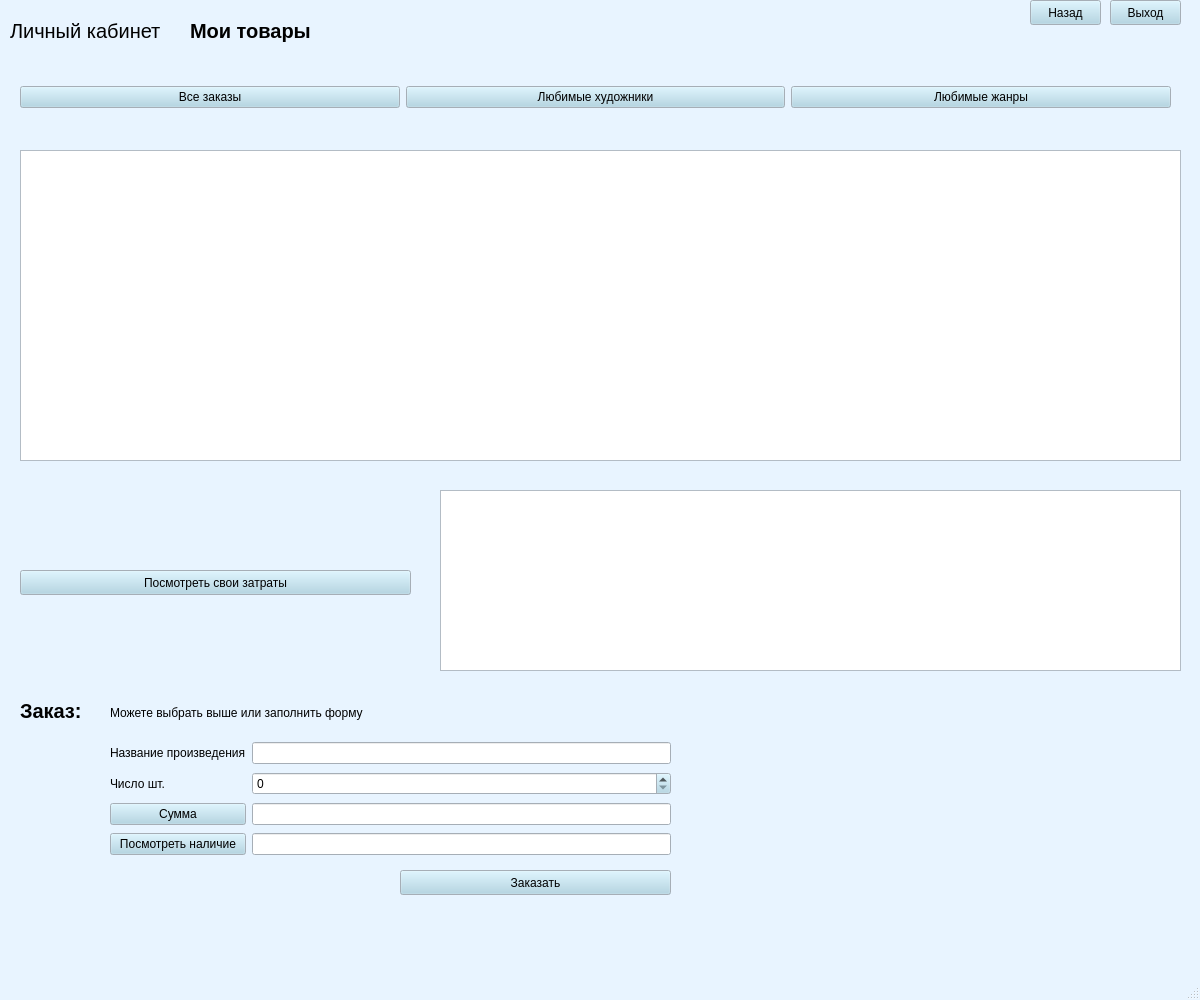
<?xml version="1.0" encoding="UTF-8"?>
<ui version="4.0">
 <class>MainWindow</class>
 <widget class="QMainWindow" name="MainWindow">
  <property name="geometry">
   <rect>
    <x>0</x>
    <y>0</y>
    <width>1200</width>
    <height>1000</height>
   </rect>
  </property>
  <property name="palette">
   <palette>
    <active>
     <colorrole role="WindowText">
      <brush brushstyle="SolidPattern">
       <color alpha="255">
        <red>0</red>
        <green>0</green>
        <blue>0</blue>
       </color>
      </brush>
     </colorrole>
     <colorrole role="Button">
      <brush brushstyle="SolidPattern">
       <color alpha="255">
        <red>169</red>
        <green>210</green>
        <blue>227</blue>
       </color>
      </brush>
     </colorrole>
     <colorrole role="Light">
      <brush brushstyle="SolidPattern">
       <color alpha="255">
        <red>255</red>
        <green>255</green>
        <blue>255</blue>
       </color>
      </brush>
     </colorrole>
     <colorrole role="Midlight">
      <brush brushstyle="SolidPattern">
       <color alpha="255">
        <red>238</red>
        <green>228</green>
        <blue>255</blue>
       </color>
      </brush>
     </colorrole>
     <colorrole role="Dark">
      <brush brushstyle="SolidPattern">
       <color alpha="255">
        <red>110</red>
        <green>101</green>
        <blue>127</blue>
       </color>
      </brush>
     </colorrole>
     <colorrole role="Mid">
      <brush brushstyle="SolidPattern">
       <color alpha="255">
        <red>147</red>
        <green>134</green>
        <blue>170</blue>
       </color>
      </brush>
     </colorrole>
     <colorrole role="Text">
      <brush brushstyle="SolidPattern">
       <color alpha="255">
        <red>0</red>
        <green>0</green>
        <blue>0</blue>
       </color>
      </brush>
     </colorrole>
     <colorrole role="BrightText">
      <brush brushstyle="SolidPattern">
       <color alpha="255">
        <red>255</red>
        <green>255</green>
        <blue>255</blue>
       </color>
      </brush>
     </colorrole>
     <colorrole role="ButtonText">
      <brush brushstyle="SolidPattern">
       <color alpha="255">
        <red>0</red>
        <green>0</green>
        <blue>0</blue>
       </color>
      </brush>
     </colorrole>
     <colorrole role="Base">
      <brush brushstyle="SolidPattern">
       <color alpha="255">
        <red>255</red>
        <green>255</green>
        <blue>255</blue>
       </color>
      </brush>
     </colorrole>
     <colorrole role="Window">
      <brush brushstyle="SolidPattern">
       <color alpha="255">
        <red>232</red>
        <green>244</green>
        <blue>255</blue>
       </color>
      </brush>
     </colorrole>
     <colorrole role="Shadow">
      <brush brushstyle="SolidPattern">
       <color alpha="255">
        <red>0</red>
        <green>0</green>
        <blue>0</blue>
       </color>
      </brush>
     </colorrole>
     <colorrole role="Highlight">
      <brush brushstyle="SolidPattern">
       <color alpha="255">
        <red>221</red>
        <green>202</green>
        <blue>255</blue>
       </color>
      </brush>
     </colorrole>
     <colorrole role="AlternateBase">
      <brush brushstyle="SolidPattern">
       <color alpha="255">
        <red>238</red>
        <green>228</green>
        <blue>255</blue>
       </color>
      </brush>
     </colorrole>
     <colorrole role="ToolTipBase">
      <brush brushstyle="SolidPattern">
       <color alpha="255">
        <red>255</red>
        <green>255</green>
        <blue>220</blue>
       </color>
      </brush>
     </colorrole>
     <colorrole role="ToolTipText">
      <brush brushstyle="SolidPattern">
       <color alpha="255">
        <red>0</red>
        <green>0</green>
        <blue>0</blue>
       </color>
      </brush>
     </colorrole>
     <colorrole role="PlaceholderText">
      <brush brushstyle="SolidPattern">
       <color alpha="128">
        <red>0</red>
        <green>0</green>
        <blue>0</blue>
       </color>
      </brush>
     </colorrole>
    </active>
    <inactive>
     <colorrole role="WindowText">
      <brush brushstyle="SolidPattern">
       <color alpha="255">
        <red>0</red>
        <green>0</green>
        <blue>0</blue>
       </color>
      </brush>
     </colorrole>
     <colorrole role="Button">
      <brush brushstyle="SolidPattern">
       <color alpha="255">
        <red>169</red>
        <green>210</green>
        <blue>227</blue>
       </color>
      </brush>
     </colorrole>
     <colorrole role="Light">
      <brush brushstyle="SolidPattern">
       <color alpha="255">
        <red>255</red>
        <green>255</green>
        <blue>255</blue>
       </color>
      </brush>
     </colorrole>
     <colorrole role="Midlight">
      <brush brushstyle="SolidPattern">
       <color alpha="255">
        <red>238</red>
        <green>228</green>
        <blue>255</blue>
       </color>
      </brush>
     </colorrole>
     <colorrole role="Dark">
      <brush brushstyle="SolidPattern">
       <color alpha="255">
        <red>110</red>
        <green>101</green>
        <blue>127</blue>
       </color>
      </brush>
     </colorrole>
     <colorrole role="Mid">
      <brush brushstyle="SolidPattern">
       <color alpha="255">
        <red>147</red>
        <green>134</green>
        <blue>170</blue>
       </color>
      </brush>
     </colorrole>
     <colorrole role="Text">
      <brush brushstyle="SolidPattern">
       <color alpha="255">
        <red>0</red>
        <green>0</green>
        <blue>0</blue>
       </color>
      </brush>
     </colorrole>
     <colorrole role="BrightText">
      <brush brushstyle="SolidPattern">
       <color alpha="255">
        <red>255</red>
        <green>255</green>
        <blue>255</blue>
       </color>
      </brush>
     </colorrole>
     <colorrole role="ButtonText">
      <brush brushstyle="SolidPattern">
       <color alpha="255">
        <red>0</red>
        <green>0</green>
        <blue>0</blue>
       </color>
      </brush>
     </colorrole>
     <colorrole role="Base">
      <brush brushstyle="SolidPattern">
       <color alpha="255">
        <red>255</red>
        <green>255</green>
        <blue>255</blue>
       </color>
      </brush>
     </colorrole>
     <colorrole role="Window">
      <brush brushstyle="SolidPattern">
       <color alpha="255">
        <red>232</red>
        <green>244</green>
        <blue>255</blue>
       </color>
      </brush>
     </colorrole>
     <colorrole role="Shadow">
      <brush brushstyle="SolidPattern">
       <color alpha="255">
        <red>0</red>
        <green>0</green>
        <blue>0</blue>
       </color>
      </brush>
     </colorrole>
     <colorrole role="Highlight">
      <brush brushstyle="SolidPattern">
       <color alpha="255">
        <red>221</red>
        <green>202</green>
        <blue>255</blue>
       </color>
      </brush>
     </colorrole>
     <colorrole role="AlternateBase">
      <brush brushstyle="SolidPattern">
       <color alpha="255">
        <red>238</red>
        <green>228</green>
        <blue>255</blue>
       </color>
      </brush>
     </colorrole>
     <colorrole role="ToolTipBase">
      <brush brushstyle="SolidPattern">
       <color alpha="255">
        <red>255</red>
        <green>255</green>
        <blue>220</blue>
       </color>
      </brush>
     </colorrole>
     <colorrole role="ToolTipText">
      <brush brushstyle="SolidPattern">
       <color alpha="255">
        <red>0</red>
        <green>0</green>
        <blue>0</blue>
       </color>
      </brush>
     </colorrole>
     <colorrole role="PlaceholderText">
      <brush brushstyle="SolidPattern">
       <color alpha="128">
        <red>0</red>
        <green>0</green>
        <blue>0</blue>
       </color>
      </brush>
     </colorrole>
    </inactive>
    <disabled>
     <colorrole role="WindowText">
      <brush brushstyle="SolidPattern">
       <color alpha="255">
        <red>110</red>
        <green>101</green>
        <blue>127</blue>
       </color>
      </brush>
     </colorrole>
     <colorrole role="Button">
      <brush brushstyle="SolidPattern">
       <color alpha="255">
        <red>169</red>
        <green>210</green>
        <blue>227</blue>
       </color>
      </brush>
     </colorrole>
     <colorrole role="Light">
      <brush brushstyle="SolidPattern">
       <color alpha="255">
        <red>255</red>
        <green>255</green>
        <blue>255</blue>
       </color>
      </brush>
     </colorrole>
     <colorrole role="Midlight">
      <brush brushstyle="SolidPattern">
       <color alpha="255">
        <red>238</red>
        <green>228</green>
        <blue>255</blue>
       </color>
      </brush>
     </colorrole>
     <colorrole role="Dark">
      <brush brushstyle="SolidPattern">
       <color alpha="255">
        <red>110</red>
        <green>101</green>
        <blue>127</blue>
       </color>
      </brush>
     </colorrole>
     <colorrole role="Mid">
      <brush brushstyle="SolidPattern">
       <color alpha="255">
        <red>147</red>
        <green>134</green>
        <blue>170</blue>
       </color>
      </brush>
     </colorrole>
     <colorrole role="Text">
      <brush brushstyle="SolidPattern">
       <color alpha="255">
        <red>110</red>
        <green>101</green>
        <blue>127</blue>
       </color>
      </brush>
     </colorrole>
     <colorrole role="BrightText">
      <brush brushstyle="SolidPattern">
       <color alpha="255">
        <red>255</red>
        <green>255</green>
        <blue>255</blue>
       </color>
      </brush>
     </colorrole>
     <colorrole role="ButtonText">
      <brush brushstyle="SolidPattern">
       <color alpha="255">
        <red>110</red>
        <green>101</green>
        <blue>127</blue>
       </color>
      </brush>
     </colorrole>
     <colorrole role="Base">
      <brush brushstyle="SolidPattern">
       <color alpha="255">
        <red>232</red>
        <green>244</green>
        <blue>255</blue>
       </color>
      </brush>
     </colorrole>
     <colorrole role="Window">
      <brush brushstyle="SolidPattern">
       <color alpha="255">
        <red>232</red>
        <green>244</green>
        <blue>255</blue>
       </color>
      </brush>
     </colorrole>
     <colorrole role="Shadow">
      <brush brushstyle="SolidPattern">
       <color alpha="255">
        <red>0</red>
        <green>0</green>
        <blue>0</blue>
       </color>
      </brush>
     </colorrole>
     <colorrole role="Highlight">
      <brush brushstyle="SolidPattern">
       <color alpha="255">
        <red>145</red>
        <green>145</green>
        <blue>145</blue>
       </color>
      </brush>
     </colorrole>
     <colorrole role="AlternateBase">
      <brush brushstyle="SolidPattern">
       <color alpha="255">
        <red>221</red>
        <green>202</green>
        <blue>255</blue>
       </color>
      </brush>
     </colorrole>
     <colorrole role="ToolTipBase">
      <brush brushstyle="SolidPattern">
       <color alpha="255">
        <red>255</red>
        <green>255</green>
        <blue>220</blue>
       </color>
      </brush>
     </colorrole>
     <colorrole role="ToolTipText">
      <brush brushstyle="SolidPattern">
       <color alpha="255">
        <red>0</red>
        <green>0</green>
        <blue>0</blue>
       </color>
      </brush>
     </colorrole>
     <colorrole role="PlaceholderText">
      <brush brushstyle="SolidPattern">
       <color alpha="128">
        <red>0</red>
        <green>0</green>
        <blue>0</blue>
       </color>
      </brush>
     </colorrole>
    </disabled>
   </palette>
  </property>
  <property name="windowTitle">
   <string>MainWindow</string>
  </property>
  <widget class="QWidget" name="centralwidget">
   <widget class="QWidget" name="gridLayoutWidget_2">
    <property name="geometry">
     <rect>
      <x>20</x>
      <y>57</y>
      <width>1151</width>
      <height>81</height>
     </rect>
    </property>
    <layout class="QGridLayout" name="gridLayout_2">
     <property name="leftMargin">
      <number>0</number>
     </property>
     <property name="topMargin">
      <number>0</number>
     </property>
     <property name="bottomMargin">
      <number>0</number>
     </property>
     <property name="verticalSpacing">
      <number>6</number>
     </property>
     <item row="1" column="1">
      <widget class="QPushButton" name="fav_artist">
       <property name="text">
        <string>Любимые художники</string>
       </property>
      </widget>
     </item>
     <item row="1" column="0">
      <widget class="QPushButton" name="all">
       <property name="text">
        <string>Все заказы</string>
       </property>
      </widget>
     </item>
     <item row="1" column="2">
      <widget class="QPushButton" name="fav_gen">
       <property name="text">
        <string>Любимые жанры</string>
       </property>
      </widget>
     </item>
    </layout>
   </widget>
   <widget class="QLabel" name="label">
    <property name="geometry">
     <rect>
      <x>10</x>
      <y>0</y>
      <width>161</width>
      <height>62</height>
     </rect>
    </property>
    <property name="palette">
     <palette>
      <active>
       <colorrole role="Button">
        <brush brushstyle="SolidPattern">
         <color alpha="255">
          <red>173</red>
          <green>127</green>
          <blue>168</blue>
         </color>
        </brush>
       </colorrole>
      </active>
      <inactive>
       <colorrole role="Button">
        <brush brushstyle="SolidPattern">
         <color alpha="255">
          <red>173</red>
          <green>127</green>
          <blue>168</blue>
         </color>
        </brush>
       </colorrole>
      </inactive>
      <disabled>
       <colorrole role="Button">
        <brush brushstyle="SolidPattern">
         <color alpha="255">
          <red>173</red>
          <green>127</green>
          <blue>168</blue>
         </color>
        </brush>
       </colorrole>
      </disabled>
     </palette>
    </property>
    <property name="font">
     <font>
      <pointsize>15</pointsize>
      <italic>false</italic>
      <strikeout>false</strikeout>
      <kerning>true</kerning>
     </font>
    </property>
    <property name="text">
     <string>&lt;html&gt;&lt;head/&gt;&lt;body&gt;&lt;p&gt;Личный кабинет&lt;/p&gt;&lt;/body&gt;&lt;/html&gt;</string>
    </property>
   </widget>
   <widget class="QLabel" name="label_2">
    <property name="geometry">
     <rect>
      <x>190</x>
      <y>0</y>
      <width>161</width>
      <height>62</height>
     </rect>
    </property>
    <property name="palette">
     <palette>
      <active>
       <colorrole role="Button">
        <brush brushstyle="SolidPattern">
         <color alpha="255">
          <red>173</red>
          <green>127</green>
          <blue>168</blue>
         </color>
        </brush>
       </colorrole>
      </active>
      <inactive>
       <colorrole role="Button">
        <brush brushstyle="SolidPattern">
         <color alpha="255">
          <red>173</red>
          <green>127</green>
          <blue>168</blue>
         </color>
        </brush>
       </colorrole>
      </inactive>
      <disabled>
       <colorrole role="Button">
        <brush brushstyle="SolidPattern">
         <color alpha="255">
          <red>173</red>
          <green>127</green>
          <blue>168</blue>
         </color>
        </brush>
       </colorrole>
      </disabled>
     </palette>
    </property>
    <property name="font">
     <font>
      <pointsize>15</pointsize>
      <italic>false</italic>
      <strikeout>false</strikeout>
      <kerning>true</kerning>
     </font>
    </property>
    <property name="text">
     <string>&lt;html&gt;&lt;head/&gt;&lt;body&gt;&lt;p&gt;&lt;span style=&quot; font-weight:600;&quot;&gt;Мои товары&lt;/span&gt;&lt;/p&gt;&lt;/body&gt;&lt;/html&gt;</string>
    </property>
   </widget>
   <widget class="QTableWidget" name="artworks">
    <property name="geometry">
     <rect>
      <x>20</x>
      <y>150</y>
      <width>1161</width>
      <height>311</height>
     </rect>
    </property>
   </widget>
   <widget class="QTableWidget" name="artworks_2">
    <property name="geometry">
     <rect>
      <x>440</x>
      <y>490</y>
      <width>741</width>
      <height>181</height>
     </rect>
    </property>
   </widget>
   <widget class="QPushButton" name="all_2">
    <property name="geometry">
     <rect>
      <x>20</x>
      <y>570</y>
      <width>391</width>
      <height>25</height>
     </rect>
    </property>
    <property name="text">
     <string>Посмотреть свои затраты</string>
    </property>
   </widget>
   <widget class="QLabel" name="FieldInput_8">
    <property name="geometry">
     <rect>
      <x>110</x>
      <y>700</y>
      <width>341</width>
      <height>25</height>
     </rect>
    </property>
    <property name="text">
     <string>Можете выбрать выше или заполнить форму</string>
    </property>
   </widget>
   <widget class="QWidget" name="gridLayoutWidget">
    <property name="geometry">
     <rect>
      <x>110</x>
      <y>740</y>
      <width>561</width>
      <height>121</height>
     </rect>
    </property>
    <layout class="QGridLayout" name="gridLayout">
     <item row="2" column="0">
      <widget class="QPushButton" name="sum">
       <property name="text">
        <string>Сумма</string>
       </property>
      </widget>
     </item>
     <item row="1" column="0">
      <widget class="QLabel" name="FieldInput_4">
       <property name="text">
        <string>Число шт.</string>
       </property>
      </widget>
     </item>
     <item row="0" column="1">
      <widget class="QLineEdit" name="name"/>
     </item>
     <item row="0" column="0">
      <widget class="QLabel" name="FieldInput_3">
       <property name="text">
        <string>Название произведения</string>
       </property>
      </widget>
     </item>
     <item row="2" column="1">
      <widget class="QLineEdit" name="sum_count">
       <property name="font">
        <font>
         <weight>75</weight>
         <bold>true</bold>
        </font>
       </property>
       <property name="readOnly">
        <bool>true</bool>
       </property>
      </widget>
     </item>
     <item row="1" column="1">
      <widget class="QSpinBox" name="count"/>
     </item>
     <item row="3" column="0">
      <widget class="QPushButton" name="how_many">
       <property name="text">
        <string>Посмотреть наличие</string>
       </property>
      </widget>
     </item>
     <item row="3" column="1">
      <widget class="QLineEdit" name="how_many_see">
       <property name="font">
        <font>
         <weight>75</weight>
         <bold>true</bold>
        </font>
       </property>
       <property name="readOnly">
        <bool>true</bool>
       </property>
      </widget>
     </item>
    </layout>
   </widget>
   <widget class="QPushButton" name="buy">
    <property name="geometry">
     <rect>
      <x>400</x>
      <y>870</y>
      <width>271</width>
      <height>25</height>
     </rect>
    </property>
    <property name="text">
     <string>Заказать</string>
    </property>
   </widget>
   <widget class="QLabel" name="label_6">
    <property name="geometry">
     <rect>
      <x>20</x>
      <y>680</y>
      <width>71</width>
      <height>62</height>
     </rect>
    </property>
    <property name="palette">
     <palette>
      <active>
       <colorrole role="Button">
        <brush brushstyle="SolidPattern">
         <color alpha="255">
          <red>173</red>
          <green>127</green>
          <blue>168</blue>
         </color>
        </brush>
       </colorrole>
      </active>
      <inactive>
       <colorrole role="Button">
        <brush brushstyle="SolidPattern">
         <color alpha="255">
          <red>173</red>
          <green>127</green>
          <blue>168</blue>
         </color>
        </brush>
       </colorrole>
      </inactive>
      <disabled>
       <colorrole role="Button">
        <brush brushstyle="SolidPattern">
         <color alpha="255">
          <red>173</red>
          <green>127</green>
          <blue>168</blue>
         </color>
        </brush>
       </colorrole>
      </disabled>
     </palette>
    </property>
    <property name="font">
     <font>
      <pointsize>15</pointsize>
      <italic>false</italic>
      <strikeout>false</strikeout>
      <kerning>true</kerning>
     </font>
    </property>
    <property name="text">
     <string>&lt;html&gt;&lt;head/&gt;&lt;body&gt;&lt;p&gt;&lt;span style=&quot; font-weight:600;&quot;&gt;Заказ:&lt;/span&gt;&lt;/p&gt;&lt;/body&gt;&lt;/html&gt;</string>
    </property>
   </widget>
   <widget class="QPushButton" name="exit">
    <property name="geometry">
     <rect>
      <x>1110</x>
      <y>0</y>
      <width>71</width>
      <height>25</height>
     </rect>
    </property>
    <property name="text">
     <string>Выход</string>
    </property>
   </widget>
   <widget class="QPushButton" name="back">
    <property name="geometry">
     <rect>
      <x>1030</x>
      <y>0</y>
      <width>71</width>
      <height>25</height>
     </rect>
    </property>
    <property name="text">
     <string>Назад</string>
    </property>
   </widget>
  </widget>
  <widget class="QMenuBar" name="menubar">
   <property name="geometry">
    <rect>
     <x>0</x>
     <y>0</y>
     <width>1200</width>
     <height>22</height>
    </rect>
   </property>
  </widget>
  <widget class="QStatusBar" name="statusbar"/>
 </widget>
 <resources/>
 <connections/>
</ui>
